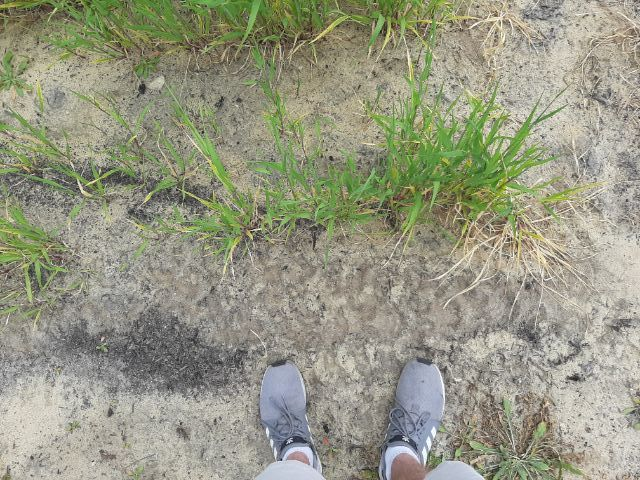
#> input picture barley/test1.jpg, 640 x 480 px, found by its file name; its folder holds only this picture in this run
$ python ImageHoriThreshold.py   (older library calls are emulated)
#> lines starting #> are read from the running program, lines starting #| are printed output that depends on the picture; after the words box and inside, x2 and y2 are one past the last pixel; in counts of white or black regions, pixels touching at a corner belong together; long printed decimals are rounded
# Test for Bengochea-Guevara et al. Crop Detection

import numpy as np
import time
import cv2
from sklearn.linear_model import LinearRegression
import random
import colorsys

# grab the raw NumPy array representing the image, then initialize the timestamp
# and occupied/unoccupied text
imgName = input("File Name: ")
#> the answer given: barley/test1.jpg
imageLarge = cv2.imread("barley/"+imgName)
#> imageLarge is the input picture: shape (480, 640, 3); mean B, G, R 131.5, 151.9, 150.8
image = cv2.resize(imageLarge, (640,480))

# Convert to greyscale with custom linear combination (From source)
greyCoeffs = [-0.311, 1.262, -0.884] #BGR
coeffNP = np.array(greyCoeffs).reshape((1,3))
linearCombine = cv2.transform(image,coeffNP) #Greyscale image


# Threshold from average
#threshImage = cv2.adaptiveThreshold(linearCombine, 255, cv2.ADAPTIVE_THRESH_MEAN_C, cv2.THRESH_BINARY, 3, 0)
ret, threshImage = cv2.threshold(linearCombine, 0, 255, cv2.THRESH_OTSU)
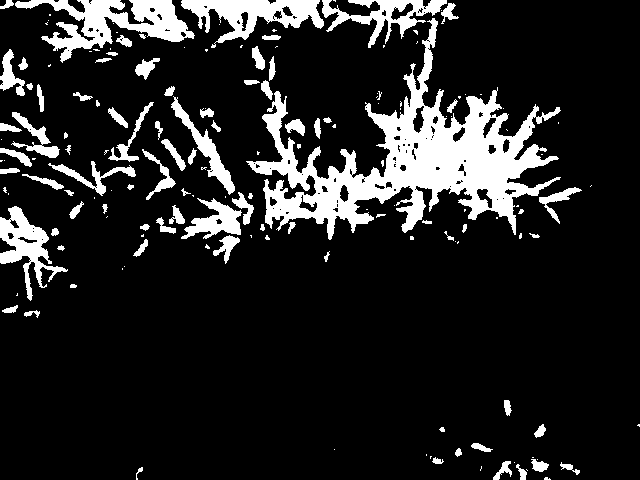
#> threshImage: shape (480, 640); 14.2% white; 164 white regions (80 under 20 px), largest, box (x1, y1, x2, y2) and area: (246, 18, 561, 240) 20272, (15, 0, 195, 63) 4369, (181, 0, 324, 48) 3015
#> ret = 31


# Filter for enhancement
kernel = np.ones((3,3), np.uint8)
filtered = cv2.morphologyEx(threshImage, cv2.MORPH_OPEN, kernel) #Erodes then dilates
#> filtered: shape (480, 640); 13.6% white; 125 white regions (30 under 20 px), largest, box (x1, y1, x2, y2) and area: (249, 18, 558, 239) 19702, (15, 0, 194, 61) 4293, (182, 0, 324, 43) 2896


# Sobel filter
xFilter = cv2.Sobel(filtered, cv2.CV_64F, 1, 0, ksize=3)
xAbs = cv2.convertScaleAbs(xFilter)
#> xAbs: shape (480, 640); 6.8% white in thin lines or dots
yFilter = cv2.Sobel(filtered, cv2.CV_64F, 0, 1, ksize=3)
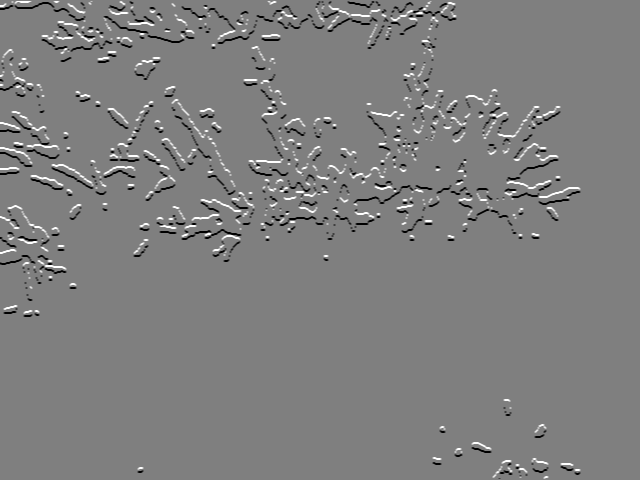
#> yFilter: shape (480, 640) float64; min -1020, max 1020, mean -2.2; drawn with min black and max white
yAbs = cv2.convertScaleAbs(yFilter)
#> yAbs: shape (480, 640); 6.8% white in thin lines or dots
sobel = cv2.addWeighted(xAbs, 0.5, yAbs, 0.5, 0)
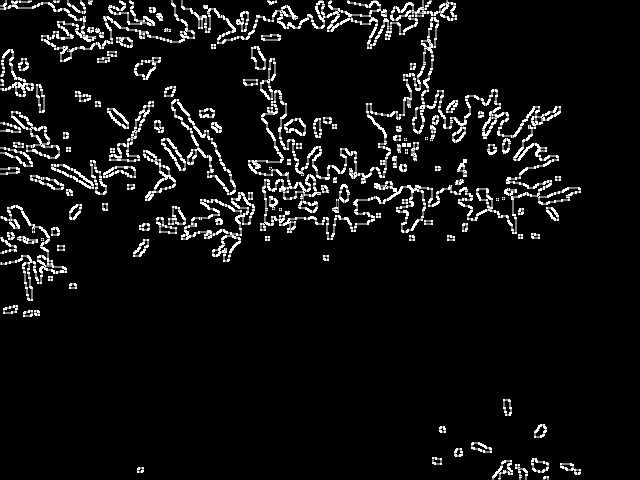
#> sobel: shape (480, 640); min 0, max 255, mean 17.3


# Row counting for approximate potential centre line
rows = np.vsplit(filtered, 480)
#> rows = 480 items
count = 0
potentialRow = -1
i = 0
for row in rows:
	newCount = cv2.countNonZero(row)
	if (newCount > count):
		count = newCount
		potentialRow = i
	i += 1
#> this loop made 480 passes
#> (newCount, count) on passes 1 to 3: (344, 344), (354, 354), (366, 366)
#> newCount on passes 4 to 9: 357, 347, 333, 331, 313, 283
#> after the loop, count = 366; i = 480; potentialRow = 2


#Split image into segments
nCols = 3
imageParts = list()
for i in range(0,nCols):
        imageParts.append(filtered[0:480, i*(int)(640/nCols):i*(int)(640/nCols)+(int)(640/nCols)])
#> after the loop, imageParts = 3 items
i = 0
for c in imageParts:
        i+=1
        cv2.imshow("cropped"+str(i),c)
#> this loop made 3 passes
#> pass 1, `cv2.imshow("cropped"+str(i),c)`:
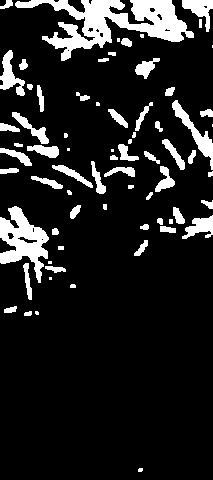
#> window 'cropped1': shape (480, 213); 13.1% white; 71 white regions (13 under 20 px), largest, box (x1, y1, x2, y2) and area: (15, 0, 194, 61) 4293, (0, 206, 49, 283) 1798, (172, 100, 213, 170) 655
#> pass 2, `cv2.imshow("cropped"+str(i),c)`:
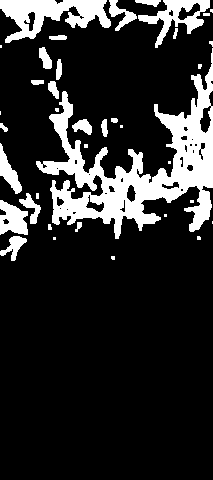
#> window 'cropped2': shape (480, 213); 17% white; 38 white regions (16 under 20 px), largest, box (x1, y1, x2, y2) and area: (36, 48, 213, 239) 10401, (0, 0, 111, 43) 2446, (138, 0, 210, 48) 1188
#> after the loop, i = 3

# Contour detection to perform distance filtering (similar, but not same as in paper)
eachPlantContours = list()
eachPlantIndex = list()
contPlantDict = {}
croppedIndex = 0
rowXs = []
rowYs = []
for part in imageParts:
        contours, heirarchy = cv2.findContours(part, cv2.RETR_TREE, cv2.CHAIN_APPROX_SIMPLE)

        # Iterate over each contour and remove any that cannot be reached by hops of < size 'd2' from contours that intersect our potential row
        inRangeToPotential = list()
        inIndices = list()
        i = 0
        for cont in contours:
                moment = cv2.moments(cont)
                #xCont =int(moment["m10"] / moment["m00"])
                if (moment["m00"] != 0): yCont = int(moment["m01"] / moment["m00"])
                if (abs(potentialRow - yCont) < 20): #TODO check distance (this is not d2 - not quite sure what it should be)
                        inRangeToPotential.append(cont)
                        inIndices.append(i)
                i += 1

        for cont in inRangeToPotential:
                moment = cv2.moments(cont)
                if (moment["m00"] != 0): xCont =int(moment["m10"] / moment["m00"])
                if (moment["m00"] != 0): yCont = int(moment["m01"] / moment["m00"])
                i = 0
                for contCompare in contours:
                        if (i not in inIndices):
                                momentComp = cv2.moments(contCompare)
                                if (momentComp["m00"] != 0): xContComp = int(momentComp["m10"] / momentComp["m00"])
                                if (momentComp["m00"] != 0): yContComp = int(momentComp["m01"] / momentComp["m00"])
                                distance = ((abs(xCont-xContComp))**2.0+(abs(yCont-yContComp))**2.0)**0.5
                                if (distance < 30): #TODO check (this is d2)
                                        inRangeToPotential.append(contCompare)
                                        inIndices.append(i)
                        i += 1
        # Get initial regression line (for comparison, not actually used)
        for cont in inRangeToPotential:
                moment = cv2.moments(cont)
                rowXs.append(int(moment["m10"] / moment["m00"]) + (croppedIndex*(int)(640/nCols)))
                rowYs.append(int(moment["m01"] / moment["m00"]))
        rowLinear = LinearRegression().fit(np.array(rowXs).reshape((-1,1)), np.array(rowYs))
        r2 = rowLinear.score(np.array(rowXs).reshape((-1,1)), np.array(rowYs))
        initialIntercept = rowLinear.intercept_
        initialReg = rowLinear.intercept_ + 640 * rowLinear.coef_
        print("R^2: "+str(r2))

        # Iterate over each contour and label any contours that can be reaced by hops of < size 'd1' as belonging to the same plant
        j = 0
        for cont in inRangeToPotential:
                moment = cv2.moments(cont)
                xCont =int(moment["m10"] / moment["m00"])
                yCont = int(moment["m01"] / moment["m00"])
                i = 0
                if (j not in eachPlantIndex):
                        eachPlantContours.append(list())
                        contPlantDict[str(j)] = len(eachPlantContours)-1
                for contCompare in inRangeToPotential:
                        if (i not in eachPlantIndex):
                                momentComp = cv2.moments(contCompare)
                                xContComp = int(momentComp["m10"] / momentComp["m00"])
                                yContComp = int(momentComp["m01"] / momentComp["m00"])
                                distance = ((abs(xCont-xContComp))**2.0+(abs(yCont-yContComp))**2.0)**0.5
                                if (distance < 30): #TODO check (this is d1)
                                        eachPlantContours[contPlantDict[str(j)]].append(contCompare)
                                        eachPlantIndex.append(i)
                                        contPlantDict[str(i)] = len(eachPlantContours)-1
                        i += 1
                j += 1
        croppedIndex += 1
#> this loop made 3 passes
#> (r2, initialIntercept, initialReg) on passes 1 to 3: (0.0485, 36.56, [-9.08]), (0.00123, 34.53, [29.61]), (0.0126, 37.22, [22.25])
#| R^2: 0.04852
#| R^2: 0.001232
#| R^2: 0.01259
#> after the loop, contPlantDict = 19 items; croppedIndex = 3; eachPlantContours = 4 items; eachPlantIndex = [0, 1, 6, 2, 7, 8, 9, 10, 11, 3, 4, 12, 13, 5, 14, 15, 16, 17, 18]; rowXs = 37 values, max 448 at index 35, min 7 at index 5, mean 251; rowYs = 37 values, max 109 at index 34, min 1 at index 21, mean 31.35

'''rowXs = []
rowYs = []
for contList in eachPlantContours:
        print(len(contList))
        minX = 1000000;
        maxX = -1
        minY = 1000000;
        maxY = -1
        for cont in contList:
                moment = cv2.moments(cont)
                x = int(moment["m10"] / moment["m00"])
                y = int(moment["m01"] / moment["m00"])
                minX = min(x, minX)
                maxX = max(x, maxX)
                minY = min(y, minY)
                maxY = max(y, maxY)
        rowXs.append((minX+maxX)/2.0)
        rowYs.append((minY+maxY)/2.0)'''


# TODO Maybe do the simplify (idk quite how, and it seems to work alright otherwise, so it's probably nbd)


# Do regression on plant coordinates
rowLinear = LinearRegression().fit(np.array(rowXs).reshape((-1,1)), np.array(rowYs))
r2 = rowLinear.score(np.array(rowXs).reshape((-1,1)), np.array(rowYs))
intercept = rowLinear.intercept_
#> intercept = 37.22
final = rowLinear.intercept_ + 640 * rowLinear.coef_
#> final = [22.25]
print("R^2: "+str(r2))
#| R^2: 0.01259

# Show images
cv2.line(image, (0, potentialRow), (640, potentialRow), (255, 255, 0))
cv2.line(image, (0, int(initialIntercept)), (640, int(initialReg[0])), (0,255,255))
cv2.line(image, (0, int(intercept)), (640, int(final[0])), (255,255,255))
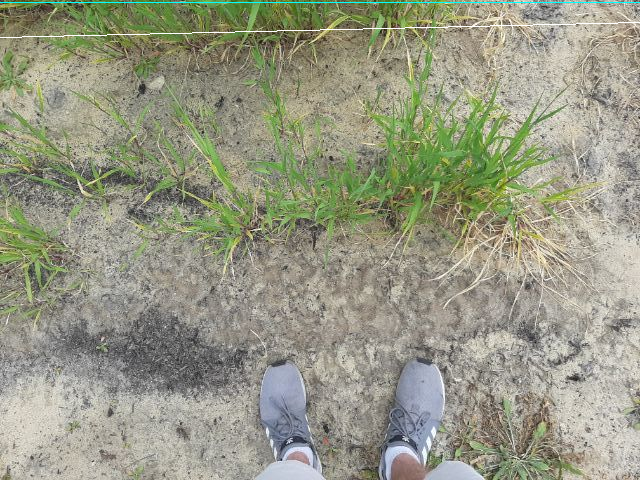
#> image: shape (480, 640, 3); mean B, G, R 132.1, 152.4, 150.8

i = 0
for x in rowXs:
        cv2.circle(image, (x, rowYs[i]), 3, (0,255,0))
        i += 1
#> this loop made 37 passes
#> x on passes 1 to 12: 199, 205, 114, 159, 151, 7, 200, 126, 118, 101, 97, 90
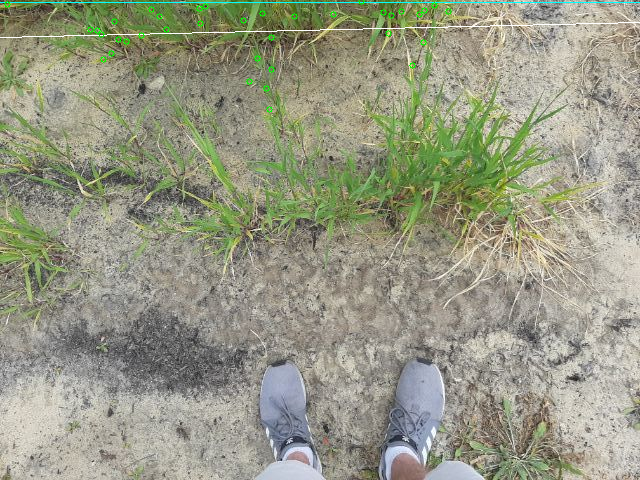
#> image: shape (480, 640, 3); 0.19% of pixels changed, all inside (x1, y1, x2, y2) = (4, 0, 452, 113)
#> after the loop, i = 37

# [7 lines of commented-out code are left out]


cv2.imshow("linear combination", linearCombine)
cv2.imshow("threshold", threshImage)
cv2.imshow("filtered", filtered)
cv2.imshow("sobel", sobel)
cv2.imshow("original", image)


cv2.waitKey(0)

$ run again, on barley/test13.jpg
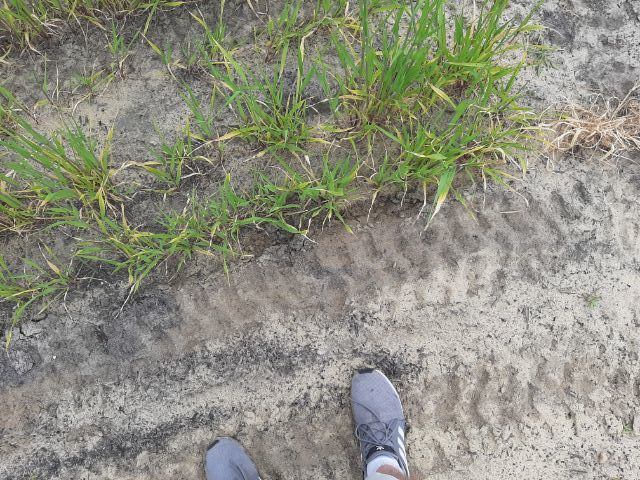
#> input picture barley/test13.jpg, 640 x 480 px, found by its file name
#> imageLarge is the input picture: shape (480, 640, 3); mean B, G, R 129.4, 144, 143.4
#> `ret, threshImage = cv2.threshold(linearCombine, 0, 255, cv2.THRESH_OTSU)`:
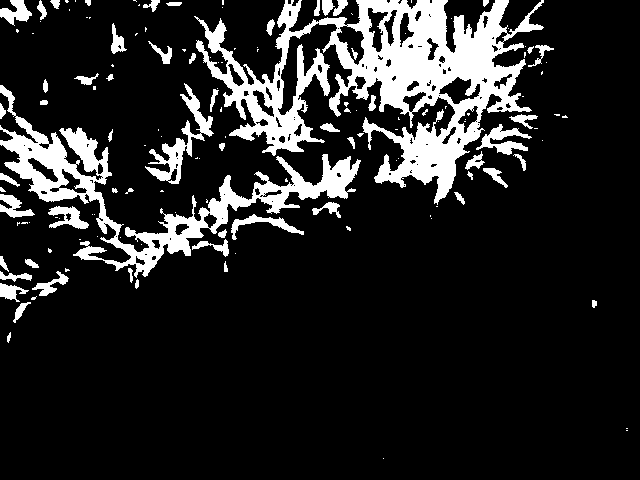
#> threshImage: shape (480, 640); 14.7% white; 144 white regions (86 under 20 px), largest, box (x1, y1, x2, y2) and area: (194, 0, 544, 205) 24603, (0, 85, 361, 278) 11382, (145, 83, 214, 184) 1596
#> ret = 27
#> filtered: shape (480, 640); 14.1% white; 99 white regions (24 under 20 px), largest, box (x1, y1, x2, y2) and area: (325, 0, 530, 203) 17251, (196, 0, 330, 155) 6178, (0, 117, 121, 235) 3662
#> xAbs: shape (480, 640); 7.5% white in thin lines or dots, all inside (x1, y1, x2, y2) = (1, 0, 598, 342)
#> yAbs: shape (480, 640); 7.3% white in thin lines or dots, all inside (x1, y1, x2, y2) = (0, 1, 598, 342)
#> rows = 480 items
#> the loop `for row in rows:` made 480 passes
#> (newCount, count) on passes 1, 2, 3, 4, 5, 46, 47, 48: (165, 165), (172, 172), (177, 177), (181, 181), (188, 188), (195, 195), (196, 196), (213, 213)
#> after the loop `for row in rows:`: count = 258; i = 480; potentialRow = 134
#> after the loop `for i in range(0,nCols):`: imageParts = 3 items
#> the loop `for c in imageParts:` made 3 passes
#> after the loop `for c in imageParts:`: i = 3
#> the loop `for part in imageParts:` made 3 passes
#> (r2, initialIntercept, initialReg) on passes 1 to 3: (0.132, 157.8, [348.7]), (0.13, 200.9, [78.37]), (0.222, 196.7, [90.17])
#> (printed output is left out)
#> after the loop `for part in imageParts:`: contPlantDict = 40 items; croppedIndex = 3; eachPlantContours = 4 items; eachPlantIndex = 40 values, max 39 at index 39, min 0 at index 0, mean 19.5; rowXs = 85 values, max 522 at index 65, min 0 at index 4, mean 260.8; rowYs = 85 values, max 283 at index 35, min 48 at index 84, mean 153.3
#> intercept = 196.7
#> final = [90.17]
#| R^2: 0.2222
#> the loop `for x in rowXs:` made 85 passes
#> x on passes 1 to 8: 110, 4, 86, 87, 0, 190, 29, 24
#> after the loop `for x in rowXs:`:
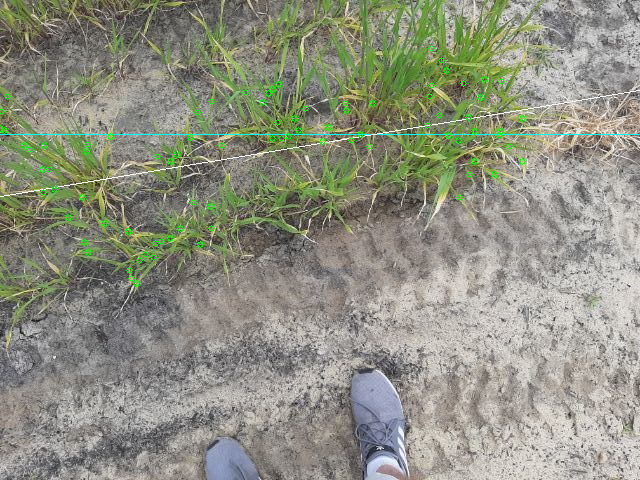
#> image: shape (480, 640, 3); mean B, G, R 129.6, 144.9, 142.8
#> after the loop `for x in rowXs:`: i = 85

$ run again, on barley/test10.jpg
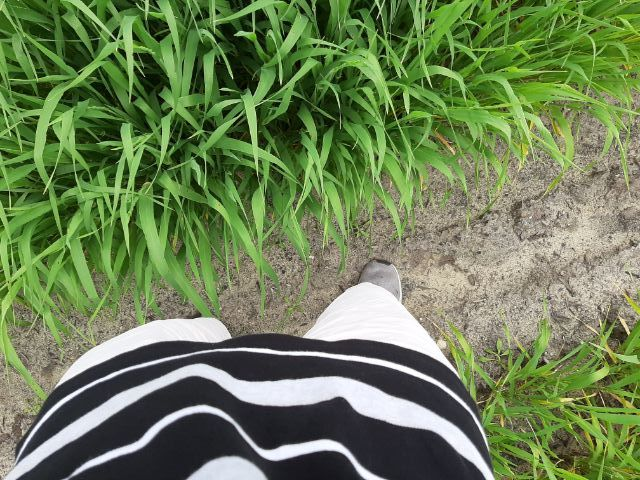
#> input picture barley/test10.jpg, 640 x 480 px, found by its file name
#> imageLarge is the input picture: shape (480, 640, 3); mean B, G, R 85.1, 128.1, 108.2
#> `ret, threshImage = cv2.threshold(linearCombine, 0, 255, cv2.THRESH_OTSU)`:
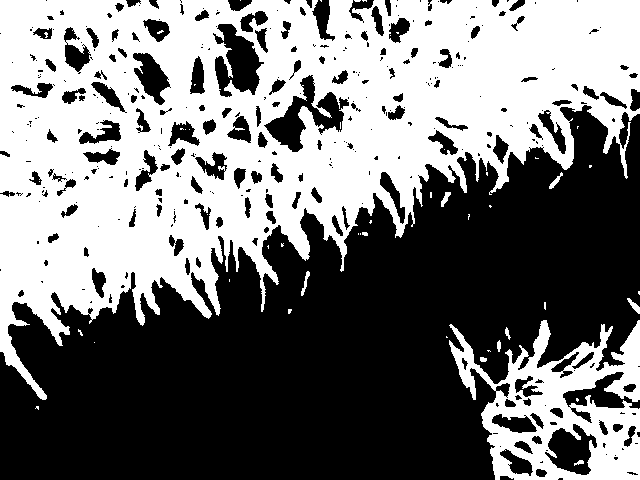
#> threshImage: shape (480, 640); 46.5% white; 49 white regions (38 under 20 px), largest, box (x1, y1, x2, y2) and area: (0, 0, 640, 400) 127527, (449, 320, 640, 480) 14530, (627, 298, 640, 314) 82
#> ret = 41
#> filtered: shape (480, 640); 46% white; 26 white regions (10 under 20 px), largest, box (x1, y1, x2, y2) and area: (0, 0, 640, 400) 126071, (481, 320, 640, 480) 13378, (449, 325, 497, 400) 977
#> xAbs: shape (480, 640); 9.6% white in thin lines or dots
#> yAbs: shape (480, 640); 8.9% white in thin lines or dots
#> rows = 480 items
#> the loop `for row in rows:` made 480 passes
#> (newCount, count) on passes 1 to 8: (507, 507), (518, 518), (523, 523), (527, 527), (534, 534), (535, 535), (543, 543), (550, 550)
#> after the loop `for row in rows:`: count = 591; i = 480; potentialRow = 44
#> after the loop `for i in range(0,nCols):`: imageParts = 3 items
#> the loop `for c in imageParts:` made 3 passes
#> after the loop `for c in imageParts:`: i = 3
#> the loop `for part in imageParts:` made 3 passes
#> (r2, initialIntercept, initialReg) on passes 1 to 3: (0.0443, 96.32, [247.2]), (0.0106, 127.5, [93.49]), (0.0905, 140.3, [54.47])
#> (printed output is left out)
#> after the loop `for part in imageParts:`: contPlantDict = 97 items; croppedIndex = 3; eachPlantContours = 4 items; eachPlantIndex = 97 values, max 96 at index 96, min 0 at index 0, mean 48; rowXs = 202 values, max 600 at index 187, min 12 at index 0, mean 237.6; rowYs = 202 values, max 262 at index 93, min 0 at index 133, mean 108.4
#> intercept = 140.3
#> final = [54.47]
#| R^2: 0.09053
#> the loop `for x in rowXs:` made 202 passes
#> x on passes 1 to 3: 12, 112, 32
#> after the loop `for x in rowXs:`:
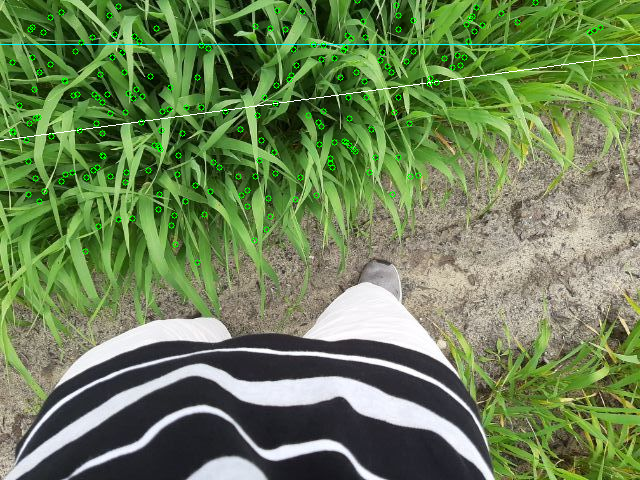
#> image: shape (480, 640, 3); mean B, G, R 85.6, 130.5, 107.8
#> after the loop `for x in rowXs:`: i = 202
